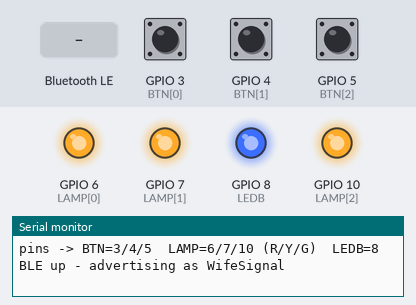
A sketch run on a simulated ESP32-C3. Parts: output pins drawn as LEDs (lit = HIGH), the last lines printed to the serial monitor. Inputs (shaded band) come from the test bench; at power-on: GPIO 3 (BTN[0]) HIGH, GPIO 4 (BTN[1]) HIGH, GPIO 5 (BTN[2]) HIGH. Nothing arrives over Bluetooth unless stated; a phone connects over Bluetooth LE 3 s after start.

Above: at 1.2 s.
1.3 s: GPIO 3 (BTN[0]) pulled LOW for 0.15 s
At 2.1 s:
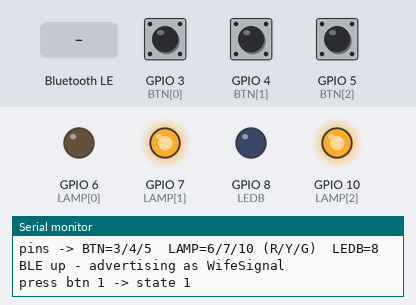
2.9 s: Bluetooth LE write "1" received
At 4.1 s:
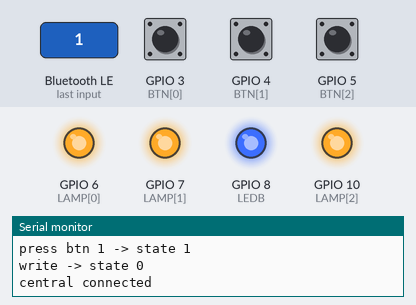
4.5 s: GPIO 4 (BTN[1]) pulled LOW for 0.15 s
At 5.7 s:
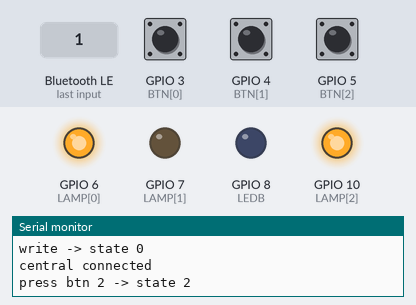
6.1 s: GPIO 4 (BTN[1]) pulled LOW for 1 s
At 6.9 s:
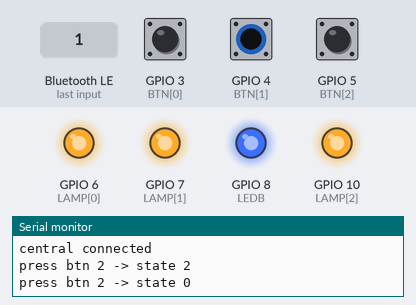
8.6 s: GPIO 5 (BTN[2]) pulled LOW for 0.15 s
At 8.9 s:
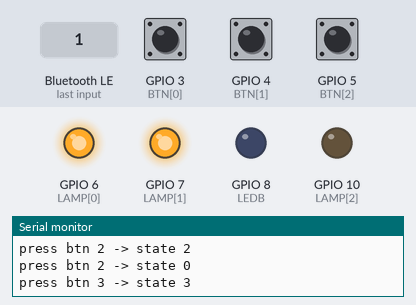
10.2 s: GPIO 5 (BTN[2]) pulled LOW for 1 s
At 11.4 s:
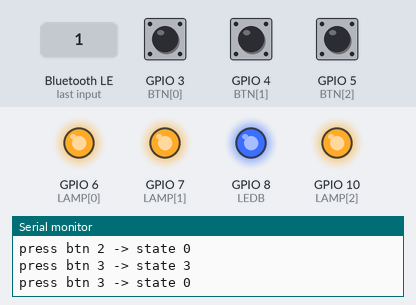
Timing chart, 0 to 13.2 s (numbered marks = the images above; inputs shaded):
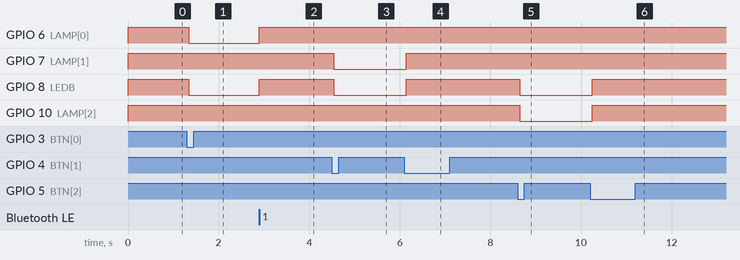

Measured:
- after the input at 1.3 s, GPIO 6 (LAMP[0]), GPIO 8 (LEDB): HIGH → LOW at once
- after the input at 2.9 s, GPIO 6 (LAMP[0]), GPIO 8 (LEDB): LOW → HIGH at once
- after the input at 4.5 s, GPIO 7 (LAMP[1]), GPIO 8 (LEDB): HIGH → LOW at once
- after the input at 6.1 s, GPIO 7 (LAMP[1]), GPIO 8 (LEDB): LOW → HIGH at once
- after the input at 8.6 s, GPIO 8 (LEDB), GPIO 10 (LAMP[2]): HIGH → LOW after 0.05 s
- after the input at 10.2 s, GPIO 8 (LEDB), GPIO 10 (LAMP[2]): LOW → HIGH after 0.05 s

The sketch:

wifesignal_3ch.ino
```cpp
/*
 * WifeSignal - 3-channel BLE firmware (Rev A PCB)
 * Board:  ESP32-C3 SuperMini Plus (ESP32C3 Dev Module, USB CDC On Boot = Enabled)
 * BLE:    NimBLE-Arduino v2.x
 *
 * One STATE byte drives three illuminated arcade buttons:
 *   0 = all off, 1 = red, 2 = yellow, 3 = green  (single active light)
 *
 * Pins (as built):
 *   switches  RED=GPIO3  YEL=GPIO4  GRN=GPIO5   (INPUT_PULLUP, press = LOW, COM -> GND)
 *   lamps     RED=GPIO6  YEL=GPIO7  GRN=GPIO10
 *   onboard LED GPIO8 (INVERTED, LOW = ON) mirrors state != 0
 *
 * LAMP POLARITY: drivers are S8550 PNP (not the S8050 NPN on the schematic -
 * assortment-kit mixup, the soldered parts win). GPIO LOW = lamp ON,
 * HIGH = lamp OFF. Do not "fix" this to NPN logic.
 *
 * Button semantics (must match server.py's echo-suppression logic):
 *   press any button while state != 0 -> state = 0 (physical acknowledge)
 *   press a button while state == 0   -> state = that button's color
 *     (the server writes it back to 0; reserved "ping back" hook)
 * A BLE central can WRITE (0-3), READ, and gets NOTIFY on every change.
 */

#include <NimBLEDevice.h>

#define SVC_UUID   "6d5f0001-4b6b-4a3a-9e1e-2a7b1c9f0001"
#define STATE_UUID "6d5f0002-4b6b-4a3a-9e1e-2a7b1c9f0002"

const int NCH = 3;
const int BTN[NCH]  = {3, 4, 5};    // red, yellow, green
const int LAMP[NCH] = {6, 7, 10};   // red, yellow, green (LOW = ON, PNP)
const int LEDB = 8;                 // onboard LED, INVERTED (LOW = ON)

NimBLECharacteristic* stateChar = nullptr;
uint8_t state = 0;                  // 0=off, 1=red, 2=yellow, 3=green
bool connected = false;

// debounce, per button
int lastRead[NCH] = {HIGH, HIGH, HIGH};
uint32_t lastEdge[NCH] = {0, 0, 0};
bool handled[NCH] = {false, false, false};

void applyLamps() {
  for (int i = 0; i < NCH; i++)
    digitalWrite(LAMP[i], (state == i + 1) ? LOW : HIGH);   // PNP: LOW = ON
  digitalWrite(LEDB, state ? LOW : HIGH);                   // onboard: inverted
}

void pushState(bool doNotify) {
  stateChar->setValue(&state, 1);
  if (doNotify && connected) stateChar->notify();
}

class StateCallbacks : public NimBLECharacteristicCallbacks {
  void onWrite(NimBLECharacteristic* c, NimBLEConnInfo& info) override {
    std::string v = c->getValue();
    if (v.empty()) return;
    state = (v[0] <= 3) ? v[0] : 0;
    applyLamps();
    pushState(true);
    Serial.printf("write -> state %d\n", state);
  }
};

class ServerCallbacks : public NimBLEServerCallbacks {
  void onConnect(NimBLEServer* s, NimBLEConnInfo& i) override {
    connected = true; Serial.println("central connected");
  }
  void onDisconnect(NimBLEServer* s, NimBLEConnInfo& i, int reason) override {
    connected = false; Serial.println("central disconnected");
    NimBLEDevice::startAdvertising();
  }
};

void setup() {
  // Lamps OFF (HIGH) before anything else - latch the level, then enable output
  for (int i = 0; i < NCH; i++) {
    digitalWrite(LAMP[i], HIGH);
    pinMode(LAMP[i], OUTPUT);
    digitalWrite(LAMP[i], HIGH);
  }
  digitalWrite(LEDB, HIGH);
  pinMode(LEDB, OUTPUT);
  digitalWrite(LEDB, HIGH);
  for (int i = 0; i < NCH; i++) pinMode(BTN[i], INPUT_PULLUP);

  Serial.begin(115200);
  applyLamps();

  Serial.printf("pins -> BTN=%d/%d/%d  LAMP=%d/%d/%d (R/Y/G)  LEDB=%d\n",
                BTN[0], BTN[1], BTN[2], LAMP[0], LAMP[1], LAMP[2], LEDB);

  NimBLEDevice::init("WifeSignal");
  NimBLEDevice::setPower(ESP_PWR_LVL_P9);

  NimBLEServer* server = NimBLEDevice::createServer();
  server->setCallbacks(new ServerCallbacks());

  NimBLEService* svc = server->createService(SVC_UUID);
  stateChar = svc->createCharacteristic(STATE_UUID,
      NIMBLE_PROPERTY::READ | NIMBLE_PROPERTY::WRITE | NIMBLE_PROPERTY::NOTIFY);
  stateChar->setCallbacks(new StateCallbacks());
  pushState(false);
  svc->start();

  NimBLEAdvertising* adv = NimBLEDevice::getAdvertising();
  adv->addServiceUUID(SVC_UUID);
  adv->setMinInterval(160);   // 100 ms
  adv->setMaxInterval(320);   // 200 ms
  adv->setName("WifeSignal");
  adv->start();
  Serial.println("BLE up - advertising as WifeSignal");
}

void loop() {
  uint32_t now = millis();
  for (int i = 0; i < NCH; i++) {
    int r = digitalRead(BTN[i]);
    if (r != lastRead[i]) { lastRead[i] = r; lastEdge[i] = now; }
    if (now - lastEdge[i] > 40) {
      if (r == LOW && !handled[i]) {
        handled[i] = true;
        state = state ? 0 : (uint8_t)(i + 1);
        applyLamps();
        pushState(true);
        Serial.printf("press btn %d -> state %d\n", i + 1, state);
      } else if (r == HIGH) {
        handled[i] = false;
      }
    }
  }
  delay(5);
}
```
